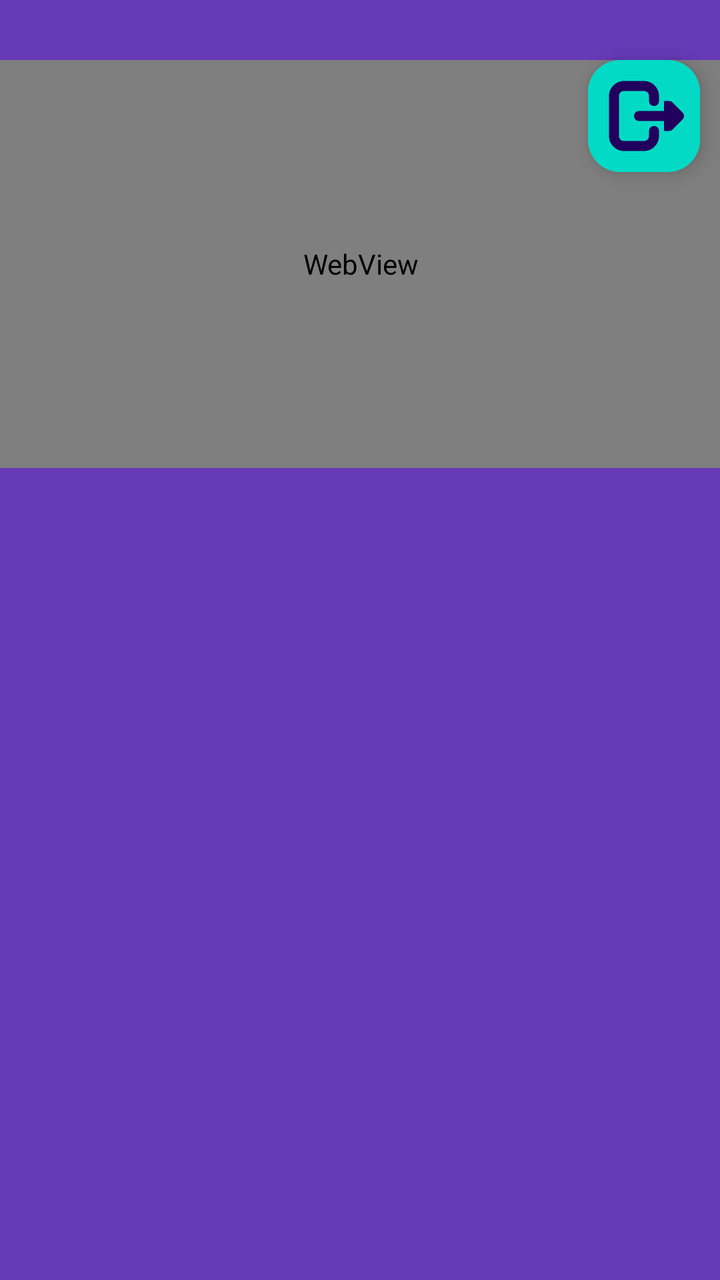
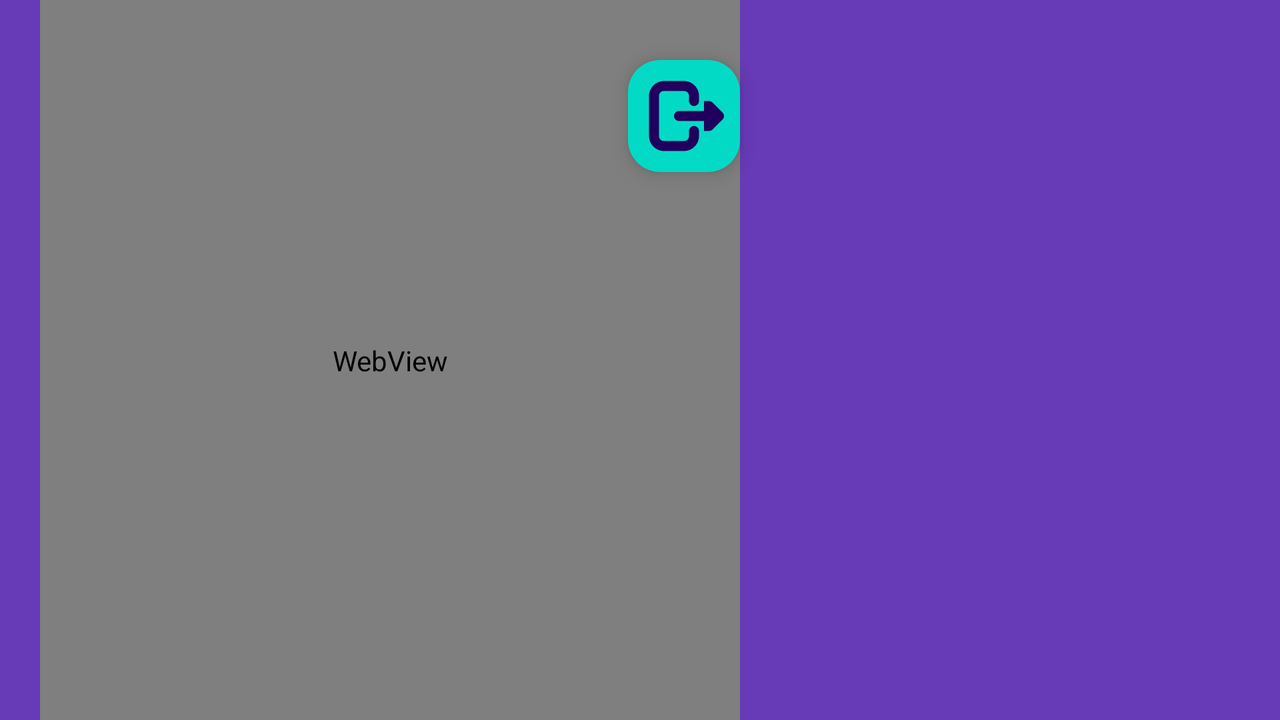

Two renders of one Android screen. The first uses the default layout on a phone; the second uses the alternative layout the repository ships for a different screen configuration, on a matching device. The two XML files are below.
<!-- AndroidManifest.xml: application theme Theme.WebScannerApplication -->
<!-- res/layout/show_img_list.xml -->
<?xml version="1.0" encoding="utf-8"?>
<androidx.constraintlayout.widget.ConstraintLayout xmlns:android="http://schemas.android.com/apk/res/android"
    xmlns:app="http://schemas.android.com/apk/res-auto"
    xmlns:tools="http://schemas.android.com/tools"
    android:id="@+id/main"
    android:layout_width="match_parent"
    android:layout_height="match_parent"
    android:background="#673AB7"
    tools:context=".pic.ImgListActivity">

    <com.google.android.material.floatingactionbutton.FloatingActionButton
        android:id="@+id/imgBack"
        android:layout_width="wrap_content"
        android:layout_height="wrap_content"
        android:layout_marginTop="30dp"
        android:layout_marginEnd="10dp"
        android:clickable="true"
        android:src="@drawable/exit"
        app:backgroundTint="@color/design_default_color_secondary"
        app:layout_constraintEnd_toEndOf="parent"
        app:layout_constraintTop_toTopOf="parent"
        app:maxImageSize="40dp"
        tools:srcCompat="@drawable/exit" />

    <androidx.recyclerview.widget.RecyclerView
        android:id="@+id/imgRecy"
        android:layout_width="396dp"
        android:layout_height="454dp"
        android:layout_marginStart="5dp"
        android:layout_marginEnd="5dp"
        android:layout_marginBottom="30dp"
        app:layout_constraintBottom_toBottomOf="parent"
        app:layout_constraintEnd_toEndOf="parent"
        app:layout_constraintStart_toStartOf="parent"
        app:layout_constraintTop_toBottomOf="@+id/imgView">

    </androidx.recyclerview.widget.RecyclerView>

    <WebView
        android:id="@+id/imgView"
        android:layout_width="377dp"
        android:layout_height="204dp"
        android:layout_marginStart="5dp"
        android:layout_marginTop="30dp"
        android:layout_marginEnd="5dp"
        app:layout_constraintEnd_toEndOf="parent"
        app:layout_constraintStart_toStartOf="parent"
        app:layout_constraintTop_toTopOf="parent" />
</androidx.constraintlayout.widget.ConstraintLayout>
<!-- resources referenced by this layout -->
<resources>
  <!-- drawable exit (drawable) -->
  <vector xmlns:android="http://schemas.android.com/apk/res/android" android:height="80dp" android:viewportHeight="16" android:viewportWidth="16" android:width="80dp">
        
      <path android:fillColor="#2e3436" android:pathData="m13,5v0.004c0.266,0 0.52,0.105 0.707,0.289l2,2c0.391,0.391 0.391,1.023 0,1.414l-2,2c-0.188,0.184 -0.441,0.289 -0.707,0.285v0.008h-1v-2h-5c-0.551,0 -1,-0.449 -1,-1s0.449,-1 1,-1h5v-2zM13,5"/>
        
      <path android:fillColor="#2e3436" android:pathData="m4,1c-1.645,0 -3,1.355 -3,3v8c0,1.645 1.355,3 3,3h4c1.645,0 3,-1.355 3,-3v-1c0,-0.551 -0.449,-1 -1,-1s-1,0.449 -1,1v1c0,0.57 -0.43,1 -1,1h-4c-0.57,0 -1,-0.43 -1,-1v-8c0,-0.57 0.43,-1 1,-1h4c0.57,0 1,0.43 1,1v1c0,0.551 0.449,1 1,1s1,-0.449 1,-1v-1c0,-1.645 -1.355,-3 -3,-3zM4,1"/>
      
  </vector>
  <style name="Theme.WebScannerApplication" parent="Base.Theme.WebScannerApplication" />
  <style name="Base.Theme.WebScannerApplication" parent="Theme.Material3.DayNight.NoActionBar">
          
          
      </style>
</resources>
<!-- res/layout-land/show_img_list.xml (the repository's variant of the layout above) -->
<!-- drawn on the phone turned sideways -->
<?xml version="1.0" encoding="utf-8"?>
<androidx.constraintlayout.widget.ConstraintLayout xmlns:android="http://schemas.android.com/apk/res/android"
    xmlns:app="http://schemas.android.com/apk/res-auto"
    xmlns:tools="http://schemas.android.com/tools"
    android:id="@+id/main"
    android:layout_width="match_parent"
    android:layout_height="match_parent"
    android:background="#673AB7"
    tools:context=".pic.ImgListActivity">

    <com.google.android.material.floatingactionbutton.FloatingActionButton
        android:id="@+id/imgBack"
        android:layout_width="wrap_content"
        android:layout_height="wrap_content"
        android:layout_marginTop="30dp"
        android:clickable="true"
        android:src="@drawable/exit"
        app:backgroundTint="@color/design_default_color_secondary"
        app:layout_constraintEnd_toEndOf="@+id/imgView"
        app:layout_constraintTop_toTopOf="parent"
        app:maxImageSize="40dp"
        tools:srcCompat="@drawable/exit" />

    <androidx.recyclerview.widget.RecyclerView
        android:id="@+id/imgRecy"
        android:layout_width="328dp"
        android:layout_height="396dp"
        android:layout_marginTop="20dp"
        android:layout_marginEnd="20dp"
        android:layout_marginBottom="20dp"
        app:layout_constraintBottom_toBottomOf="parent"
        app:layout_constraintEnd_toEndOf="parent"
        app:layout_constraintTop_toTopOf="parent">

    </androidx.recyclerview.widget.RecyclerView>

    <WebView
        android:id="@+id/imgView"
        android:layout_width="350dp"
        android:layout_height="400dp"
        android:layout_marginStart="20dp"
        android:layout_marginTop="20dp"
        android:layout_marginBottom="20dp"
        app:layout_constraintBottom_toBottomOf="parent"
        app:layout_constraintStart_toStartOf="parent"
        app:layout_constraintTop_toTopOf="parent" />
</androidx.constraintlayout.widget.ConstraintLayout>
